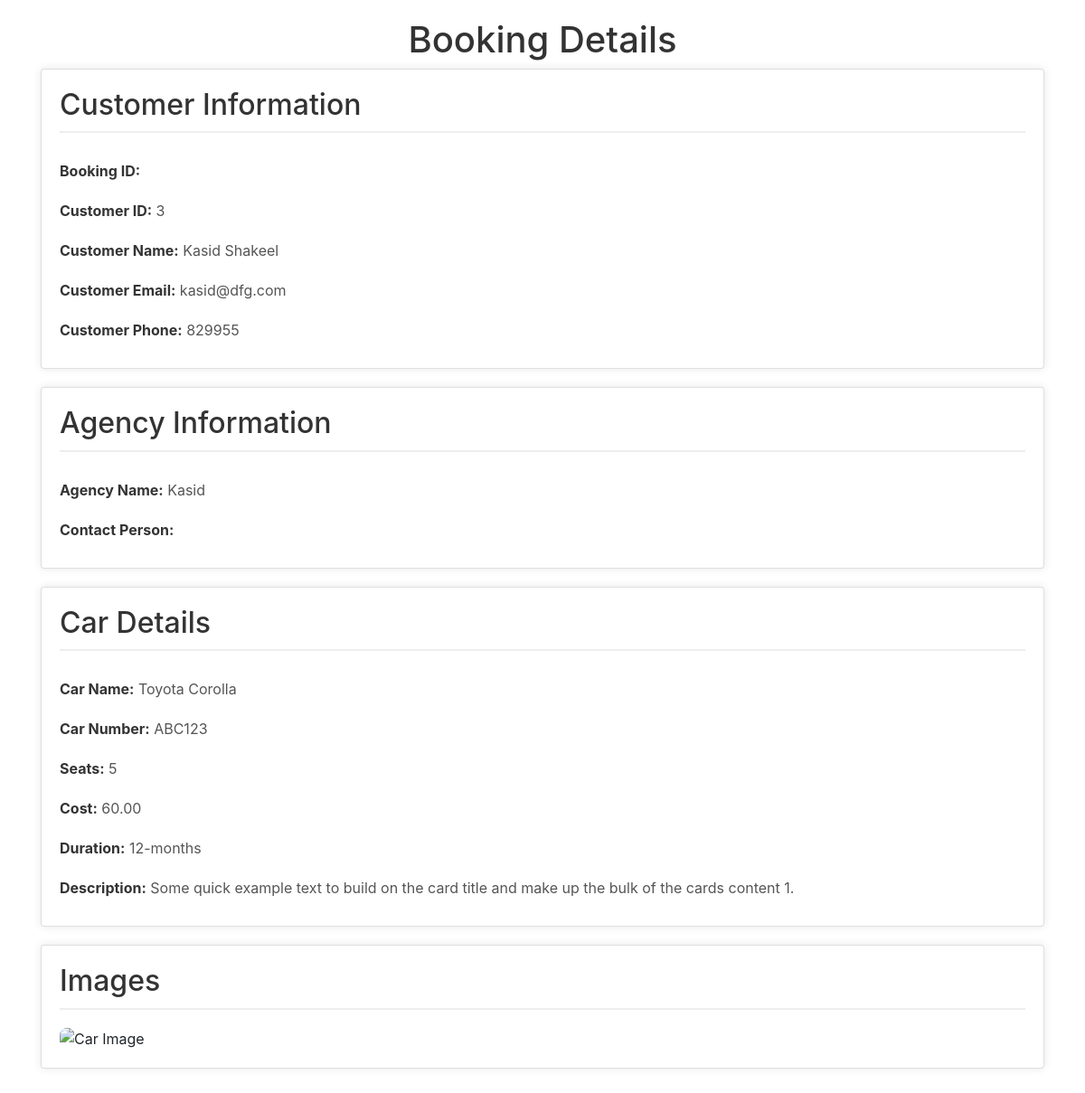
Screenshot of /agency/layouts/customer_details.php?id=1 (signed in) with the database file from the repository.
### tables this page shows
CREATE TABLE IF NOT EXISTS `booking` (
  `booking_id` int(11) NOT NULL AUTO_INCREMENT,
  `customer_id` int(11) NOT NULL,
  `customer_name` varchar(45) NOT NULL,
  `customer_email` varchar(45) NOT NULL,
  `customer_phone` int(110) NOT NULL,
  `agency_name` varchar(45) NOT NULL,
  `contact_person` varchar(45) NOT NULL,
  `images` longblob NOT NULL,
  `car_name` varchar(45) NOT NULL,
  `car_number` varchar(45) NOT NULL,
  `seats` int(11) NOT NULL,
  `cost` double(10,2) NOT NULL,
  `duration` varchar(45) NOT NULL,
  `descr` varchar(200) NOT NULL,
  PRIMARY KEY (`booking_id`),
  UNIQUE KEY `car_number` (`car_number`)
);

### agency/layouts/customer_details.php (the view, shortened to what this page needs)
<?php
    require_once("../../includes/db.php");
    $vehicleId = intval($_GET['id']);
    $car = "SELECT VehicleModel, VehicleNumber FROM vehicles WHERE VehicleID = '$vehicleId'";
    $result = mysqli_query($conn, $car);
    $vehicle = mysqli_fetch_assoc($result);
    $vehicleName = $vehicle['VehicleModel'];
    $vehicleNumber = $vehicle['VehicleNumber'];
    $booking = "SELECT * FROM booking WHERE car_name = '$vehicleName' && car_number = '$vehicleNumber'";
    $booking_result = mysqli_query($conn, $booking);
    $booking_details = mysqli_fetch_assoc($booking_result);
?>
<!DOCTYPE html>
<html lang="en">
<head>
    <link rel="stylesheet" href="../css/check.css">
    <link rel="stylesheet" href="../css/style.css">
</head>
<body>
    <div class="container">
        <h1>Booking Details</h1>
        <div class="card card-body">
            <h2>Customer Information</h2>
            <p><strong>Booking ID:</strong> <span id="booking_id" hidden>123456</span></p>
            <p><strong>Customer ID:</strong> <span id="customer_id"><?php echo $booking_details['customer_id']; ?></span></p>
            <p><strong>Customer Name:</strong> <span id="customer_name"><?php echo $booking_details['customer_name']; ?></span></p>
            <p><strong>Customer Email:</strong> <span id="customer_email"><?php echo $booking_details['customer_email']; ?></span></p>
            <p><strong>Customer Phone:</strong> <span id="customer_phone"><?php echo $booking_details['customer_phone']; ?></span></p>
        </div>
        <div class="card">
            <h2>Agency Information</h2>
            <p><strong>Agency Name:</strong> <span id="agency_name"><?php echo $booking_details['agency_name']; ?></span></p>
            <p><strong>Contact Person:</strong> <span id="contact_person"><?php echo $booking_details['contact_person']; ?></span></p>
        </div>
        <div class="card">
            <h2>Car Details</h2>
            <p><strong>Car Name:</strong> <span id="car_name"><?php echo $booking_details['car_name']; ?></span></p>
            <p><strong>Car Number:</strong> <span id="car_number"><?php echo $booking_details['car_number']; ?></span></p>
            <p><strong>Seats:</strong> <span id="seats"><?php echo $booking_details['seats']; ?></span></p>
            <p><strong>Cost:</strong> <span id="cost"><?php echo $booking_details['cost']; ?></span></p>
            <p><strong>Duration:</strong> <span id="duration"><?php echo $booking_details['duration']; ?></span></p>
            <p><strong>Description:</strong> <span id="descr"><?php echo $booking_details['descr']; ?></span></p>
        </div>
        <div class="card">
            <h2>Images</h2>
            <img id="images" src="<?php $booking_details['images']; ?>" alt="Car Image">
        </div>
    </div>
</body>
</html>

### agency/css/check.css (style rules this page uses)
body { font-family: Arial, sans-serif; background-color: #f4f4f4; margin: 0; padding: 0; }
.container { width: 80%; margin: auto; padding: 20px; }
h1 { text-align: center; color: #333; }
.card { background: #fff; border-radius: 8px; box-shadow: 0 0 10px rgba(0, 0, 0, 0.1); margin-bottom: 20px; padding: 20px; }
.card h2 { border-bottom: 2px solid #eee; padding-bottom: 10px; margin-bottom: 20px; color: #333; }
.card p { margin: 10px 0; color: #555; }
.card p strong { color: #333; }
img { max-width: 100%; border-radius: 8px; }

### rows the page displays
booking: customer "3", customer_name "Kasid Shakeel", customer_email "kasid@dfg.com", customer_phone "829955", agency_name "Kasid", car_name "Toyota Corolla", car_number "ABC123", seats "5", cost "60.00", duration "12-months", descr "Some quick example text to build on the card title and make up the bulk of the cards content 1."
